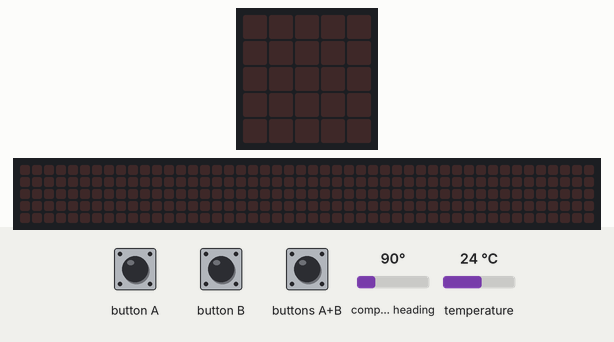
The program below on a simulated BBC micro:bit (MakeCode). Parts: the board's 5×5 LED display, a strip that is not on the board, showing the scrolling text unrolled. The test bench sets the inputs (shaded band); at power-on: temperature 24 °C, compass heading 90°. The 48×5 strip is a reading aid, not a part: it shows the text the display is scrolling, unrolled, one strip-width of it at a time; the compass is already calibrated.

Above: at 1.2 s.
1.3 s: button B pressed for 0.15 s
At 3.92 s:
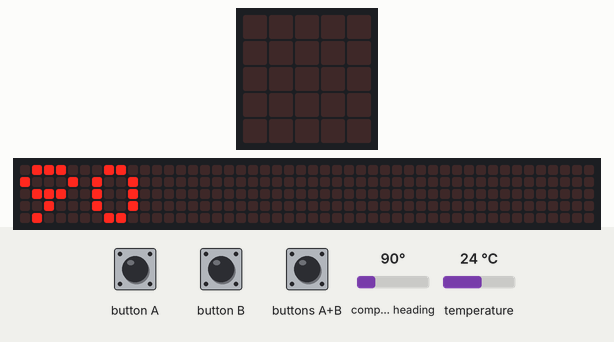
4.3 s: temperature set to 12 °C
At 4.52 s:
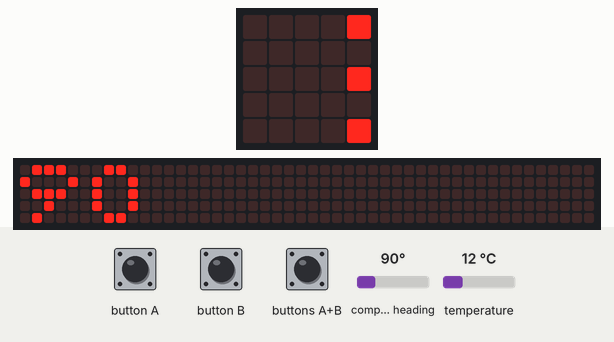
7.3 s: temperature set to 19 °C
At 7.52 s:
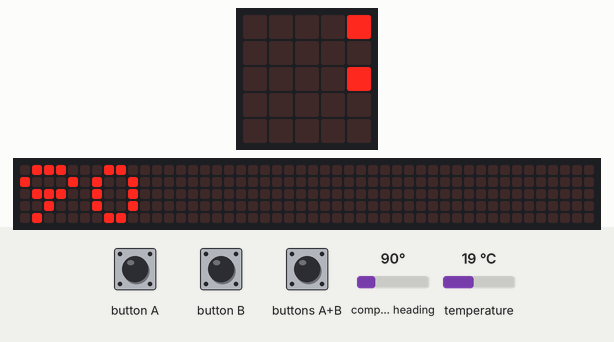
10.3 s: temperature set to 28 °C
At 10.67 s:
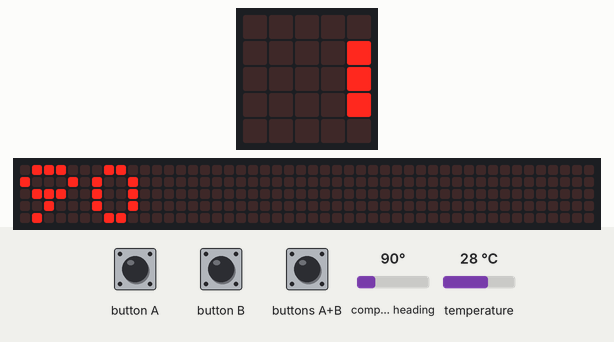
13.3 s: temperature set to 33 °C
At 13.52 s:
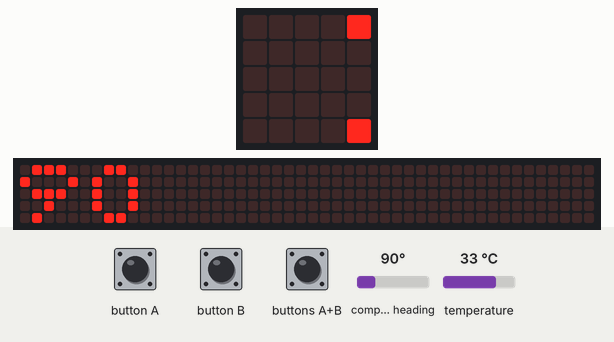
16.3 s: temperature set to 41 °C
At 16.67 s:
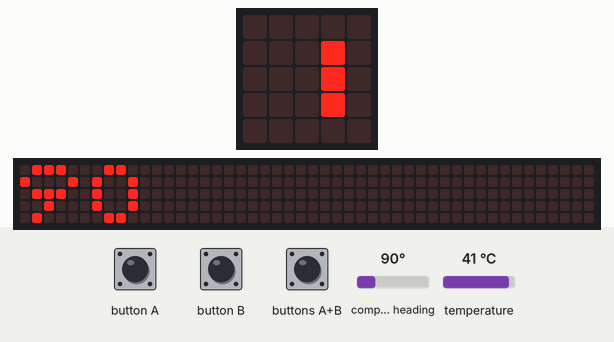

The program:

main.ts
```typescript
let A = 0
let B = 0
let AB = 0
let AB_change_new = 0
let AB_change_old = 0
let B_change_new = 0
let B_change_old = 0
let A_change_new = 0
let A_change_old = 0
input.onButtonPressed(Button.A, function () {
    A = 1
    B = 0
    AB = 0
    while (A == 1) {
        basic.showNumber(input.temperature())
    }
})
input.onButtonPressed(Button.AB, function () {
    A = 0
    B = 0
    AB = 1
    while (AB == 1) {
        if (AB_change_new != AB_change_old) {
            basic.clearScreen()
        } else {
            basic.showNumber(input.acceleration(Dimension.Strength))
        }
    }
})
/**
 * Feature Activator
 */
input.onButtonPressed(Button.B, function () {
    A = 0
    B = 1
    AB = 0
    while (B == 1) {
        if (B_change_new != B_change_old) {
            basic.clearScreen()
        } else {
            basic.showNumber(input.compassHeading())
        }
    }
})
/**
 * Screen Change
 */
basic.forever(function () {
    if (AB_change_new != AB_change_old && AB == 1) {
        basic.clearScreen()
    }
    AB_change_old = input.temperature()
    AB_change_new = input.temperature()
})
basic.forever(function () {
    A_change_new = input.temperature()
    if (A_change_new != A_change_old && A == 1) {
        basic.clearScreen()
    }
    A_change_old = input.temperature()
})
basic.forever(function () {
    B_change_new = input.temperature()
    if (B_change_new != B_change_old && B == 1) {
        basic.clearScreen()
    }
    B_change_old = input.temperature()
})
```

test.ts
```typescript
// test ender her, dette bliver ikke kompileret, når denne pakke bruges som en udvidelse.
```

Measured:
- after the input at 1.3 s, the display: changes after 0.15 s (image 1)
- after the input at 4.3 s, the display: changes after 0.15 s (image 2)
- what the display in image 1 shows lasts 0.5 s, from 3.7 s to 4.2 s
